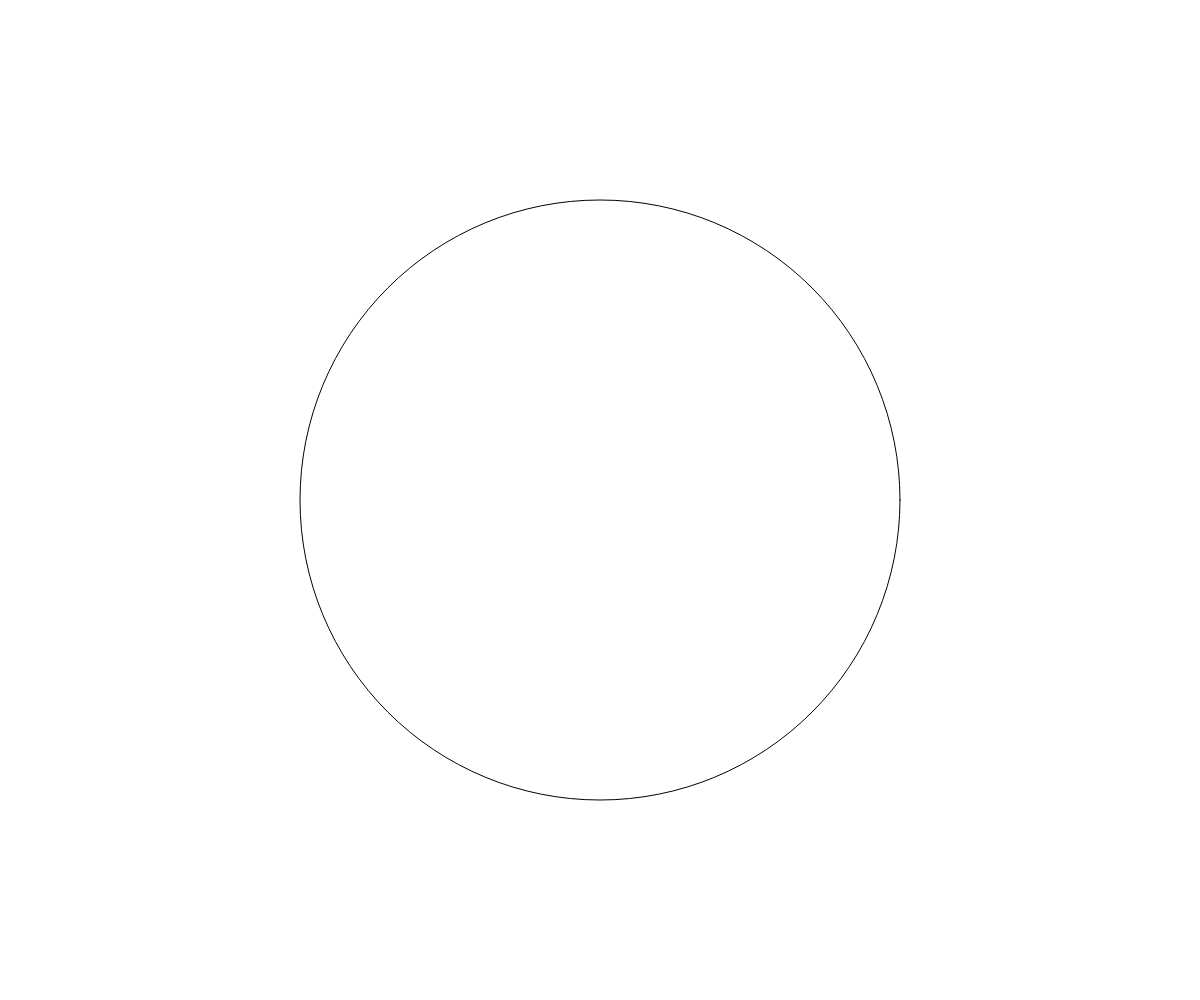
Frame 1 (no input)
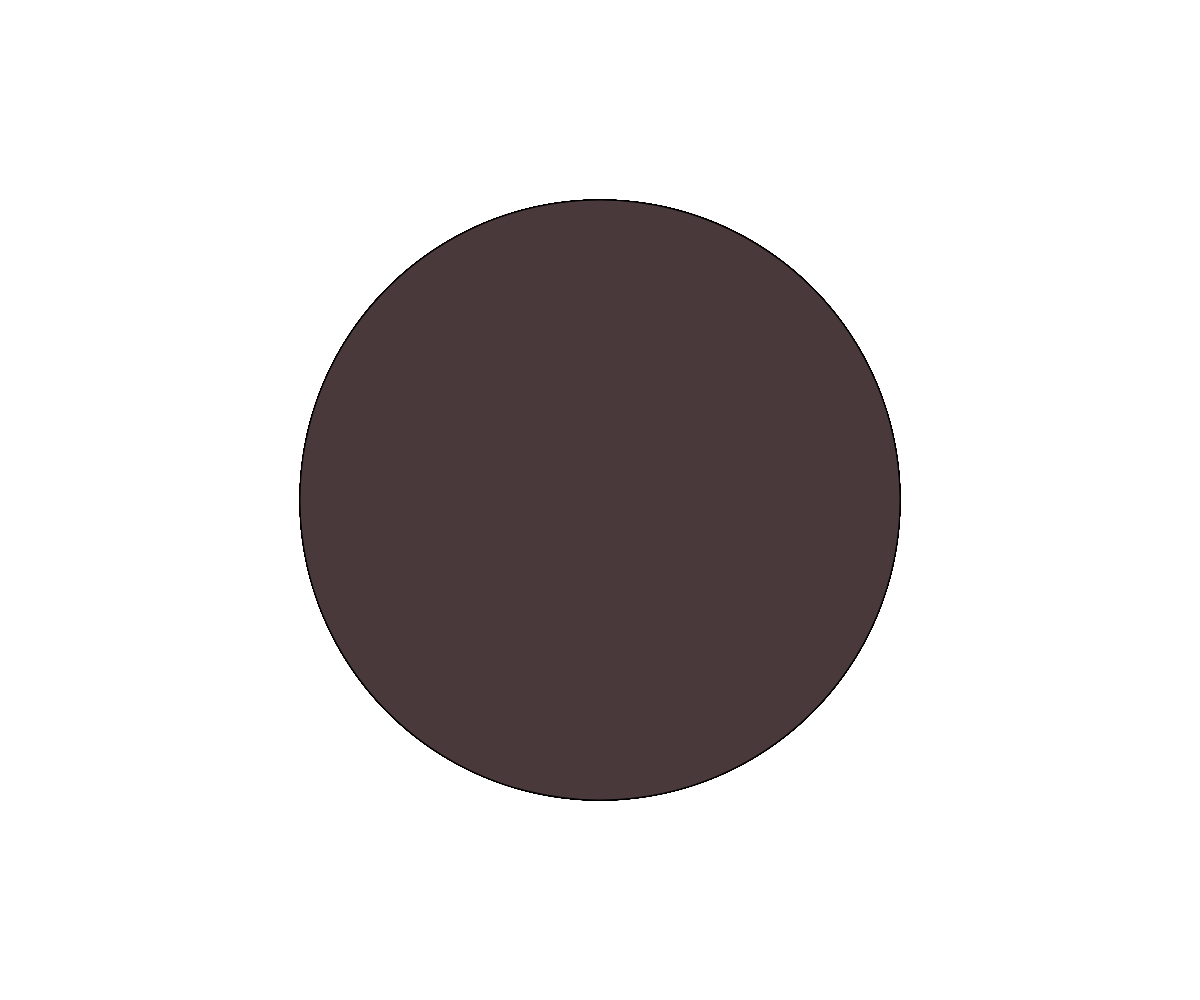
Frame 60 (no input)
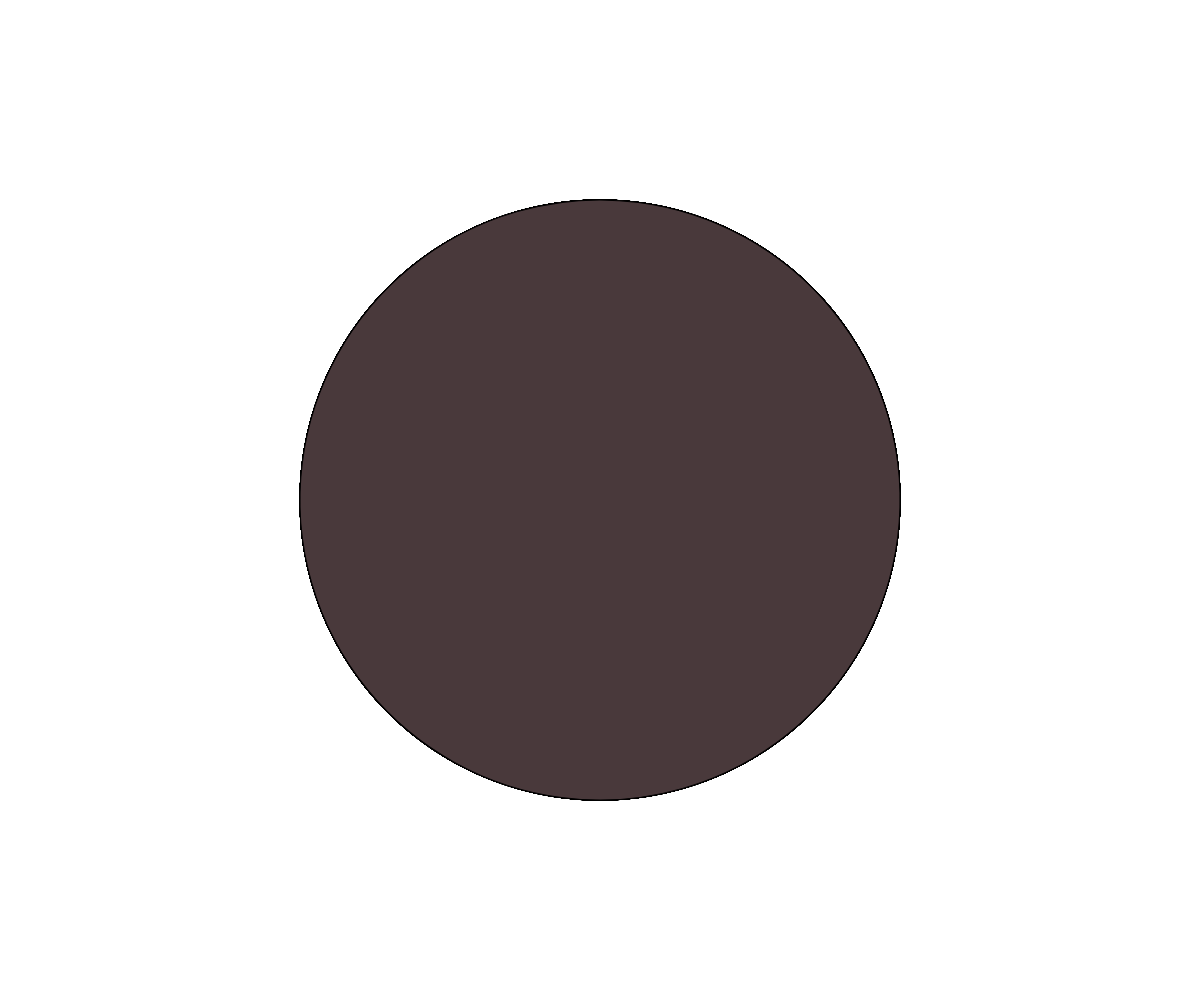
Frame 120 (the mouse pressed at the canvas centre since frame 60)

The p5.js sketch that drew these frames (run headless with seeded random() and noise() and a simulated clock; from frame 60 on, the mouse is pressed at the canvas centre):

// p5.js sketch
// ── sketch.js
let angle = 0;
let dragX, dragY, moveX, moveY
function setup() {
createCanvas(windowWidth, windowHeight);
angleMode(DEGREES);
background(255);
}

function mouseDragged() {
	rectMode(CENTER);
ellipse(mouseX, mouseY, 25);
noStroke()
}
function draw() {

	translate(windowWidth/2, windowHeight/2);
	rotate(angle);
	rectMode(CENTER);
	circle(0, 0, 600);
	fill('#49393B');

	angle = angle + 1;
}
